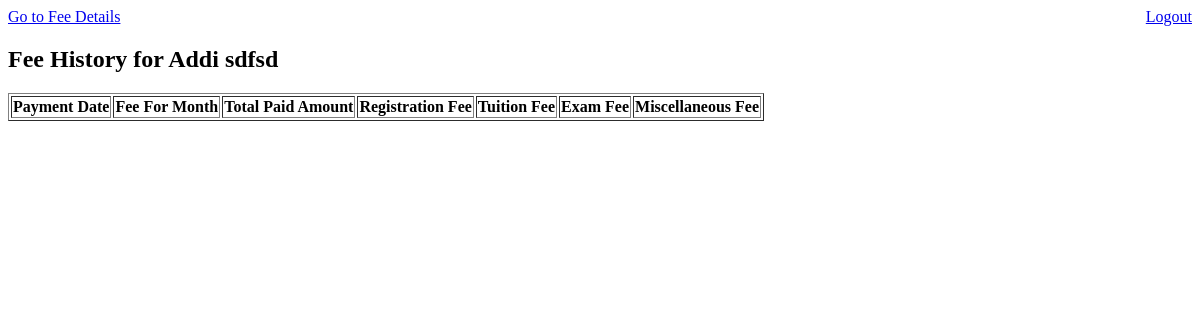
Page /fee_management/fee_history/5/ (signed in) on the earlier database version.
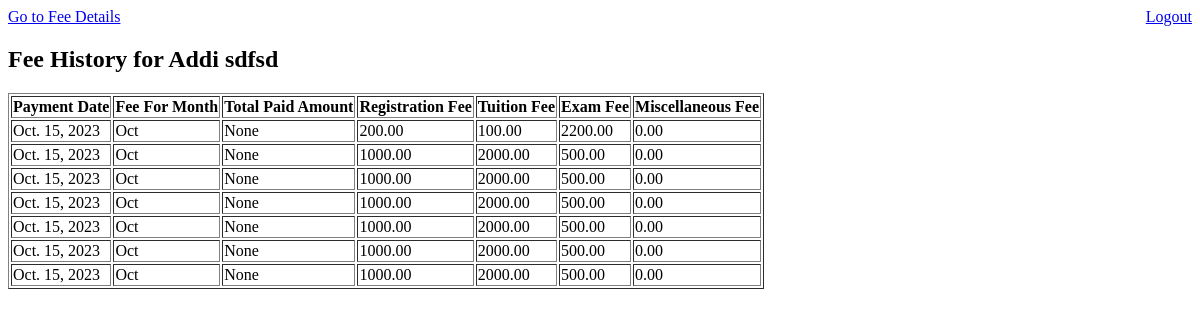
Same page on the later database version.
### fee_management/models.py (models this page shows, shortened)
class Fee(models.Model):
    student = models.ForeignKey('admissionapp.AdmissionForm', on_delete=models.CASCADE)
    registration_fee = models.DecimalField(max_digits=10, decimal_places=2, blank=True, null=True)
    tuition_fee = models.DecimalField(max_digits=10, decimal_places=2, blank=True, null=True)
    exam_fee = models.DecimalField(max_digits=10, decimal_places=2, blank=True, null=True)
    sports_fee = models.DecimalField(max_digits=10, decimal_places=2, blank=True, null=True)
    miscellaneous_fee = models.DecimalField(max_digits=10, decimal_places=2, blank=True, null=True)
    payment_date = models.DateField()
    fee_for_month = models.CharField(max_length=255)
    receipt_number = models.CharField(max_length=20)
    total_paid_amount =  models.DecimalField(max_digits=10, decimal_places=2, blank=True, null=True)
    total_amount_in_words = models.CharField(max_length=10000)

### fee_management/views.py (the view)
# urls.py: path('fee_history/<int:student_id>/', views.fee_history, name='fee_history'),
@login_required
def fee_history(request, student_id):
    student = get_object_or_404(AdmissionForm, id=student_id)  # Get the student by ID
    fee_history = Fee.objects.filter(student=student).order_by('-payment_date')
    return render(request, 'fee_management/fee_history.html', {'student': student, 'fee_history': fee_history})

### fee_management/templates/fee_management/fee_history.html
<a href="{% url 'fee_detail' %}">Go to Fee Details</a>
<a href="{% url 'logout' %}?next=/loginapp/logout/" style="float: right;">Logout</a>
<h2>Fee History for {{ student.first_name }} {{ student.last_name }}</h2>
<table border="1">
  <thead>
    <tr>
      <th>Payment Date</th>
      <th>Fee For Month</th>
      <th>Total Paid Amount</th>
      <th>Registration Fee</th>
      <th>Tuition Fee</th>
      <th>Exam Fee</th>
      <th>Miscellaneous Fee</th>
    </tr>
  </thead>
  <tbody>
    {% for fee in fee_history %}
      <tr>
        <td>{{ fee.payment_date }}</td>
        <td>{{ fee.fee_for_month }}</td>
        <td>{{ fee.total_paid_amount }}</td>
        <td>{{ fee.registration_fee }}</td>
        <td>{{ fee.tuition_fee }}</td>
        <td>{{ fee.exam_fee }}</td>
        <td>{{fee.miscellaneous_fee }}</td>
      </tr>
    {% endfor %}
  </tbody>
</table>

Differences in the rows shown:
added Fee: payment_date "Oct. 15, 2023", fee_for_month "Oct", total_paid_amount "None", registration_fee "200.00", tuition_fee "100.00", exam_fee "2200.00", miscellaneous_fee "0.00"
added Fee: payment_date "Oct. 15, 2023", fee_for_month "Oct", total_paid_amount "None", registration_fee "1000.00", tuition_fee "2000.00", exam_fee "500.00", miscellaneous_fee "0.00"
added Fee: payment_date "Oct. 15, 2023", fee_for_month "Oct", total_paid_amount "None", registration_fee "1000.00", tuition_fee "2000.00", exam_fee "500.00", miscellaneous_fee "0.00"
added Fee: payment_date "Oct. 15, 2023", fee_for_month "Oct", total_paid_amount "None", registration_fee "1000.00", tuition_fee "2000.00", exam_fee "500.00", miscellaneous_fee "0.00"
added Fee: payment_date "Oct. 15, 2023", fee_for_month "Oct", total_paid_amount "None", registration_fee "1000.00", tuition_fee "2000.00", exam_fee "500.00", miscellaneous_fee "0.00"
added Fee: payment_date "Oct. 15, 2023", fee_for_month "Oct", total_paid_amount "None", registration_fee "1000.00", tuition_fee "2000.00", exam_fee "500.00", miscellaneous_fee "0.00"
added Fee: payment_date "Oct. 15, 2023", fee_for_month "Oct", total_paid_amount "None", registration_fee "1000.00", tuition_fee "2000.00", exam_fee "500.00", miscellaneous_fee "0.00"
